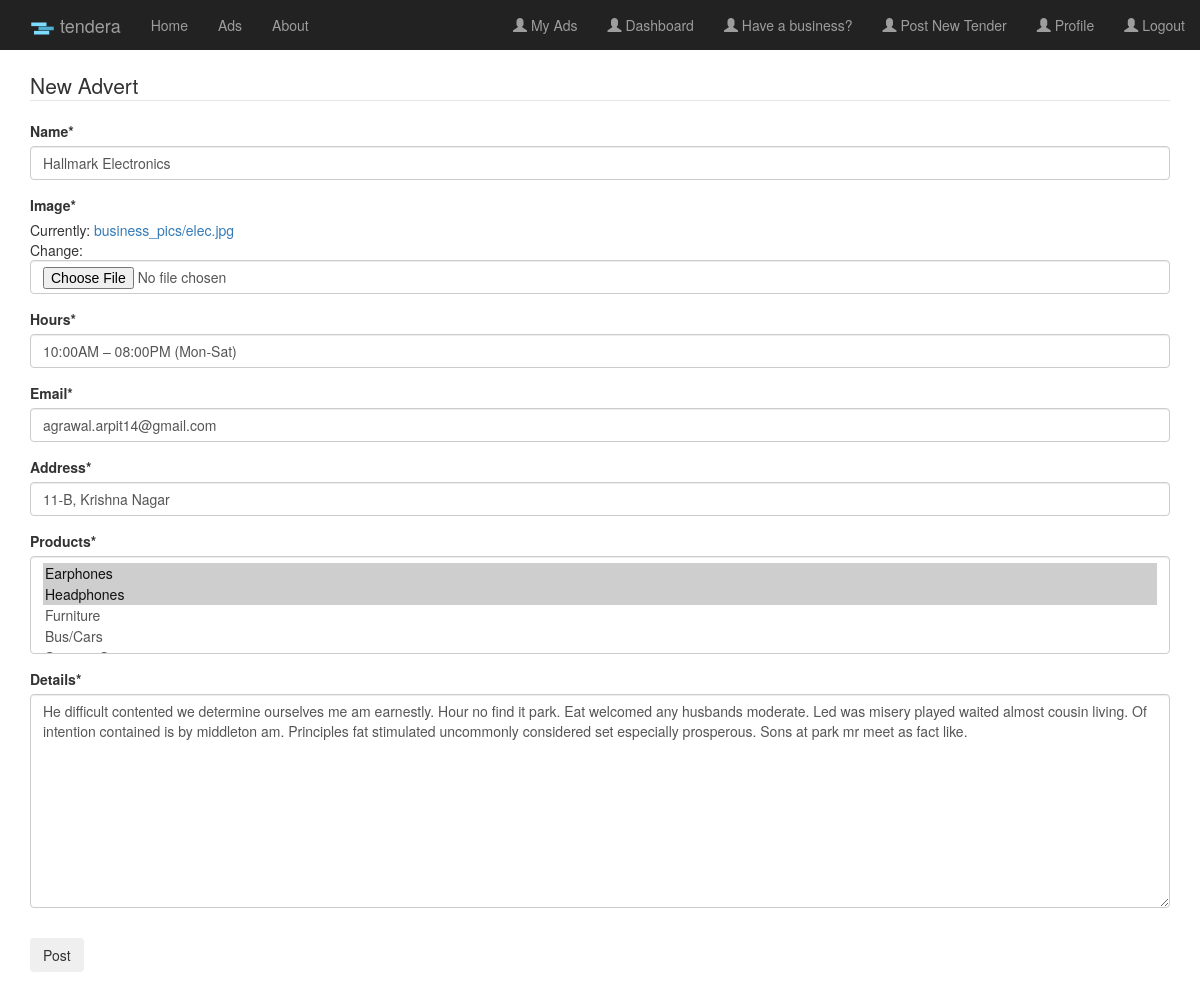
The page /advert/21/update/ (signed in) on the database its author committed.
### advert/models.py (models this page shows, shortened)
class Advert(models.Model):
	image = models.ImageField(default= 'default_business.jpg', upload_to = 'business_pics')
	name = models.CharField(max_length=100)
	address = models.CharField(max_length=100)
	email = models.EmailField()
	products = models.ManyToManyField('Item')
	hours = models.CharField(max_length=100, default= '10:00AM – 08:00PM (Mon-Sat)')
	details = models.TextField()
	date_posted = models.DateTimeField(auto_now_add= True)
	author = models.ForeignKey(User, on_delete = models.CASCADE)

### advert/views.py (the view)
# urls.py: path('<int:pk>/update/', advert_update, name='advert-update'),
@login_required
def advert_update(request,pk):
	if request.method == "POST":
		form = AdvertUpdateForm(request.POST, request.FILES, instance= Advert.objects.get(id=pk))
		if form.is_valid():
			form.instance.author = request.user
			form.save()
			return redirect('advert-home')
	else:
		form = AdvertUpdateForm(instance= Advert.objects.get(id=pk))
	return render(request, 'advert/advert_form.html', {'form': form})

### advert/forms.py
class AdvertUpdateForm(forms.ModelForm):
    class Meta:
        model = Advert
        fields = ['name', 'image','hours','email', 'address', 'products', 'details']

### advert/models.py (called while the page is built)
    def __str__(self):
    	return self.item

### advert/templates/advert/advert_form.html (shortened to what this page needs)
{% extends "post/base.html" %}
{% load crispy_forms_tags %}
{% block content %}
	<div class ="content-section">
		<form method="POST" enctype="multipart/form-data">
			<fieldset class="form-group">
				<legend class="border-bottom mb-4">New Advert</legend>
				{{ form|crispy }}
			</fieldset>
			<div class="form-group">
				<button class="btn btn-outline-info" type="submit">Post</button>
			</div>
		</form>
	</div>
{% endblock content %}

### rows shown on the page
Advert: name "Hallmark Electronics", hours "10:00AM – 08:00PM (Mon-Sat)", email "agrawal.arpit14@gmail.com", address "11-B, Krishna Nagar", details "He difficult contented we determine ourselves me am earnestly. Hour no find it park. Eat welcomed any husbands moderate. Led was misery played waited almost cousin living. Of intention contained is by middleton am. Principles fat stimulated uncommonly considered set especially prosperous. Sons at park mr meet as fact like."
